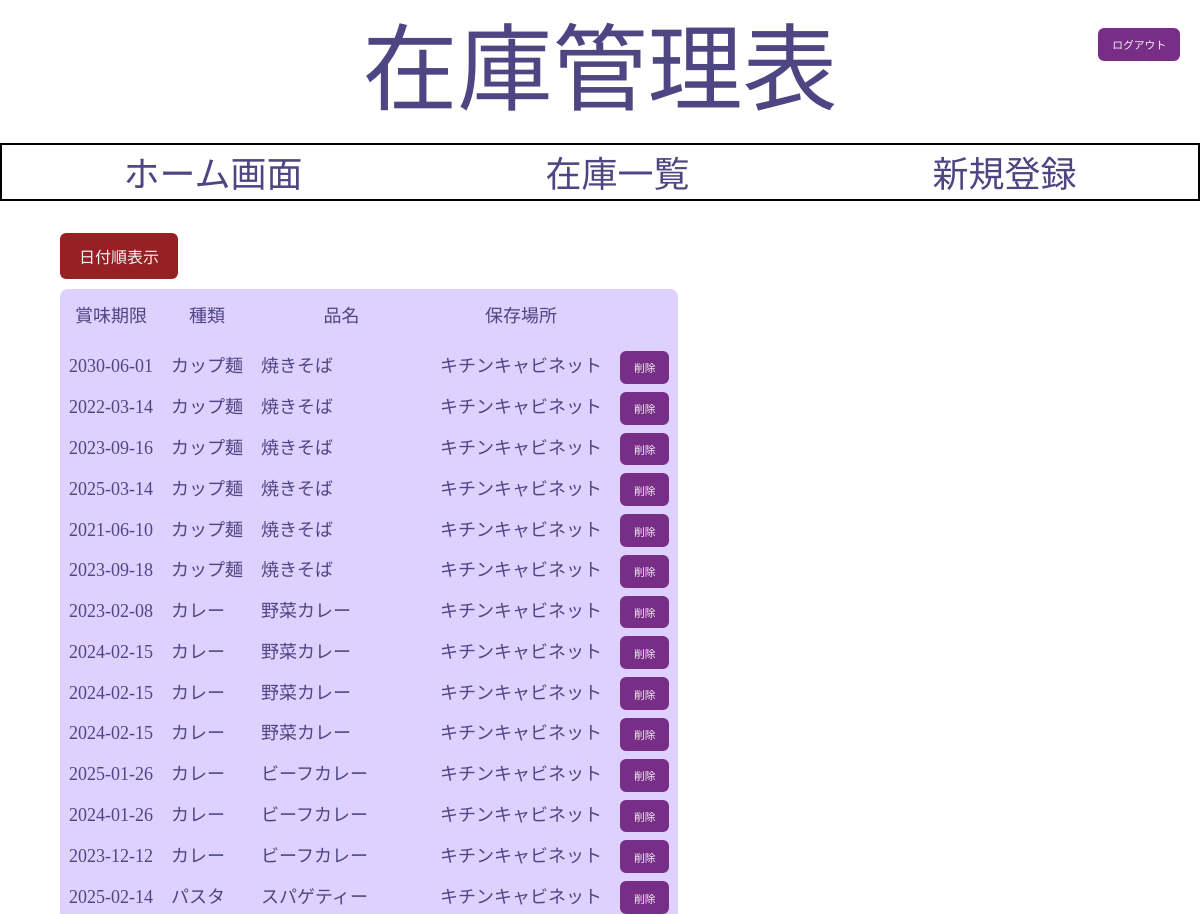
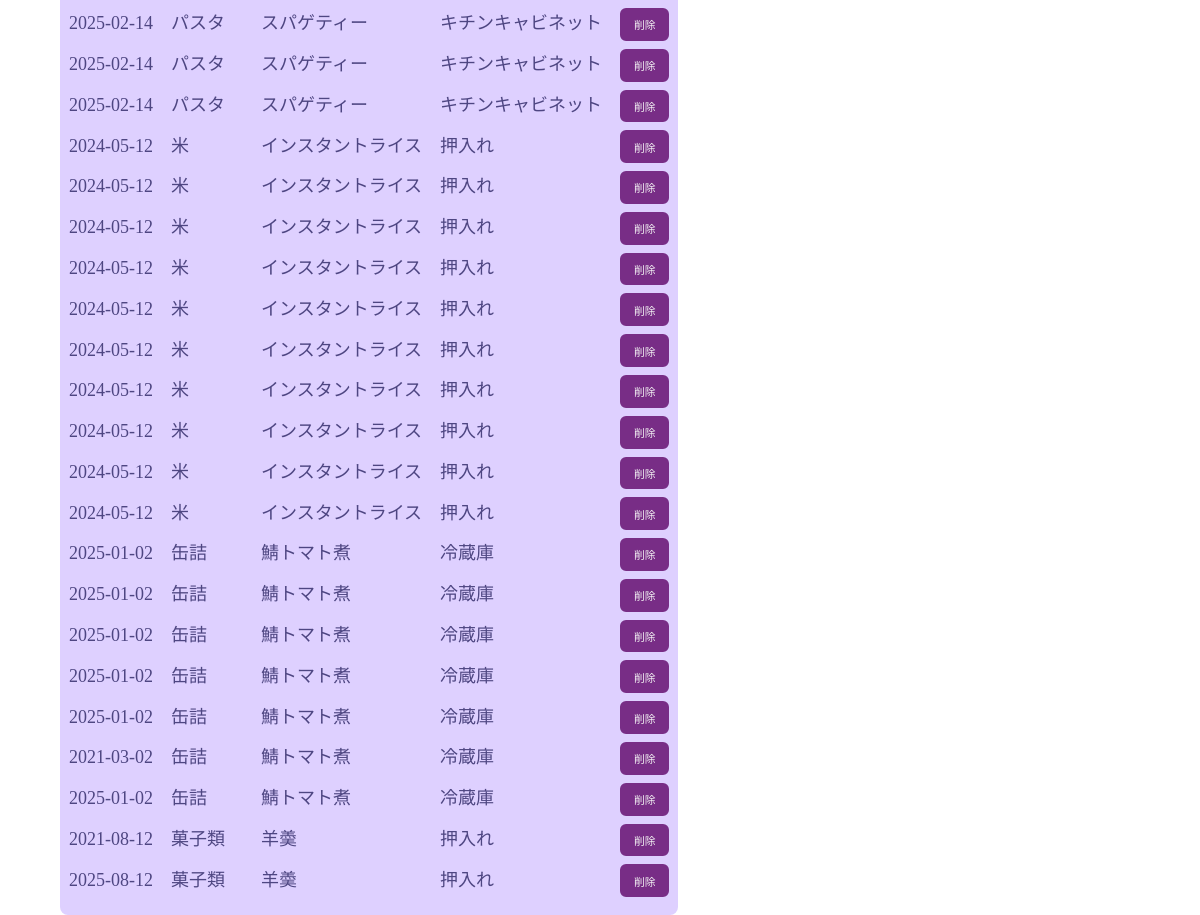
The page /byCategory.php (signed in) on the database its author committed (2 pictures, top to bottom).
### tables this page shows
CREATE TABLE `em_stock_table` (
  `id` int(12) NOT NULL,
  `category` varchar(64) DEFAULT NULL,
  `item` varchar(128) NOT NULL,
  `location` varchar(64) DEFAULT NULL,
  `expire` date NOT NULL,
  `indate` datetime NOT NULL
);

### byCategory.php (the view, shortened to what this page needs)
<!DOCTYPE html>
<html lang="en">
<head>
    <link rel="stylesheet" href="CSS/reset.css">
    <link rel="stylesheet" href="CSS/style.css">
</head>
<body>
    <header>
        <?php include('header.php') ?>
    </header>
    <div class="m-left25px">
        <div class="buttons">
            <a href="overview.php"><button type="submit" class="btnr">日付順表示</button></a>
        </div>
        <?php
        $pdo = conx_db();
        $stmt = $pdo->prepare('SELECT * FROM em_stock_table ORDER BY category asc');
        $status = $stmt->execute();
        $view = '<tr><th>賞味期限</th><th>種類</th><th>品名</th><th>保存場所</th></tr>';
        if ($status == false) {
            exit('Error!');
        } else {
            while ($result = $stmt->fetch(PDO::FETCH_ASSOC)) {
                $view .= '<tr>';
                $view .= '<td>';
                $view .= '<a href="update.php?id=' . $result["id"] . '">';
                $view .= $result['expire'];
                $view .= '</a> ';
                $view .= '</td>';
                $view .= '<td>';
                $view .= '<a href="update.php?id=' . $result["id"] . '">';
                $view .= $result['category'];
                $view .= '</a> ';
                $view .= '</td>';
                $view .= '<td>';
                $view .= '<a href="update.php?id=' . $result["id"] . '">';
                $view .= $result['item'];
                $view .= '</a> ';
                $view .= '</td>';
                $view .= '<td>';
                $view .= '<a href="update.php?id=' . $result["id"] . '">';
                $view .= $result['location'];
                $view .= '</a> ';
                $view .= '</td>';
                $view .= '<td>';
                $view .= '<a href="deleteDt.php?id=' . $result["id"] . '">';
                $view .= '<button type="submit" class="dlt">削除</button>';
                $view .= '</a>';
                $view .= '</td>';
                $view .= '</tr>';
            }
            $view .= '<tr><td><br></td></tr>';
        }
        ?>
        <table>
            <div class="view"><?= $view ?></div>
        </table>
    </div>
</body>
</html>

### CSS/style.css (style rules this page uses)
body { text-align: center; height: 100vh; display: flex; flex-direction: column; font-family: 'Noto Serif JP', serif; font-size: large; color: #4E4682; }
header { flex: 2; }
table { background-color: #DED0FF; border-radius: 8px; }
th { padding: 1em 0; text-align: center; }
td { padding: 0 0.5em; text-align: left; }
.m-left25px { margin-left: 5vw; }
a { color: #4E4682; text-decoration: none; }
.view { margin: 10px 25% 0; text-align: left; width: max-content; margin-left: 0; }
button { background-color: #782D86; border-radius: 6px; border: #782D86 3px solid; margin-top: 0.5rem; padding: 0.5em 1em; font-size: 0.6em; color: whitesmoke; }
.buttons { width: max-content; text-align: left; }
.btnr { border: #952125 3px solid; background-color: #952125; color: whitesmoke; font-size: 1rem; }

### rows shown on the page
em_stock_table: value "2030-06-01 カップ麺 焼きそば キチンキャビネット"
em_stock_table: value "2022-03-14 カップ麺 焼きそば キチンキャビネット"
em_stock_table: value "2023-09-16 カップ麺 焼きそば キチンキャビネット"
em_stock_table: value "2025-03-14 カップ麺 焼きそば キチンキャビネット"
em_stock_table: value "2021-06-10 カップ麺 焼きそば キチンキャビネット"
em_stock_table: value "2023-09-18 カップ麺 焼きそば キチンキャビネット"
em_stock_table: value "2023-02-08 カレー 野菜カレー キチンキャビネット"
em_stock_table: value "2024-02-15 カレー 野菜カレー キチンキャビネット"
em_stock_table: value "2024-02-15 カレー 野菜カレー キチンキャビネット"
em_stock_table: value "2024-02-15 カレー 野菜カレー キチンキャビネット"
em_stock_table: value "2025-01-26 カレー ビーフカレー キチンキャビネット"
em_stock_table: value "2024-01-26 カレー ビーフカレー キチンキャビネット"
em_stock_table: value "2023-12-12 カレー ビーフカレー キチンキャビネット"
em_stock_table: value "2025-02-14 パスタ スパゲティー キチンキャビネット"
em_stock_table: value "2025-02-14 パスタ スパゲティー キチンキャビネット"
em_stock_table: value "2025-02-14 パスタ スパゲティー キチンキャビネット"
em_stock_table: value "2025-02-14 パスタ スパゲティー キチンキャビネット"
em_stock_table: value "2024-05-12 米 インスタントライス 押入れ"
em_stock_table: value "2024-05-12 米 インスタントライス 押入れ"
em_stock_table: value "2024-05-12 米 インスタントライス 押入れ"
em_stock_table: value "2024-05-12 米 インスタントライス 押入れ"
em_stock_table: value "2024-05-12 米 インスタントライス 押入れ"
em_stock_table: value "2024-05-12 米 インスタントライス 押入れ"
em_stock_table: value "2024-05-12 米 インスタントライス 押入れ"
em_stock_table: value "2024-05-12 米 インスタントライス 押入れ"
em_stock_table: value "2024-05-12 米 インスタントライス 押入れ"
em_stock_table: value "2024-05-12 米 インスタントライス 押入れ"
em_stock_table: value "2025-01-02 缶詰 鯖トマト煮 冷蔵庫"
em_stock_table: value "2025-01-02 缶詰 鯖トマト煮 冷蔵庫"
em_stock_table: value "2025-01-02 缶詰 鯖トマト煮 冷蔵庫"
em_stock_table: value "2025-01-02 缶詰 鯖トマト煮 冷蔵庫"
em_stock_table: value "2025-01-02 缶詰 鯖トマト煮 冷蔵庫"
em_stock_table: value "2021-03-02 缶詰 鯖トマト煮 冷蔵庫"
em_stock_table: value "2025-01-02 缶詰 鯖トマト煮 冷蔵庫"
em_stock_table: value "2021-08-12 菓子類 羊羮 押入れ"
em_stock_table: value "2025-08-12 菓子類 羊羮 押入れ"
